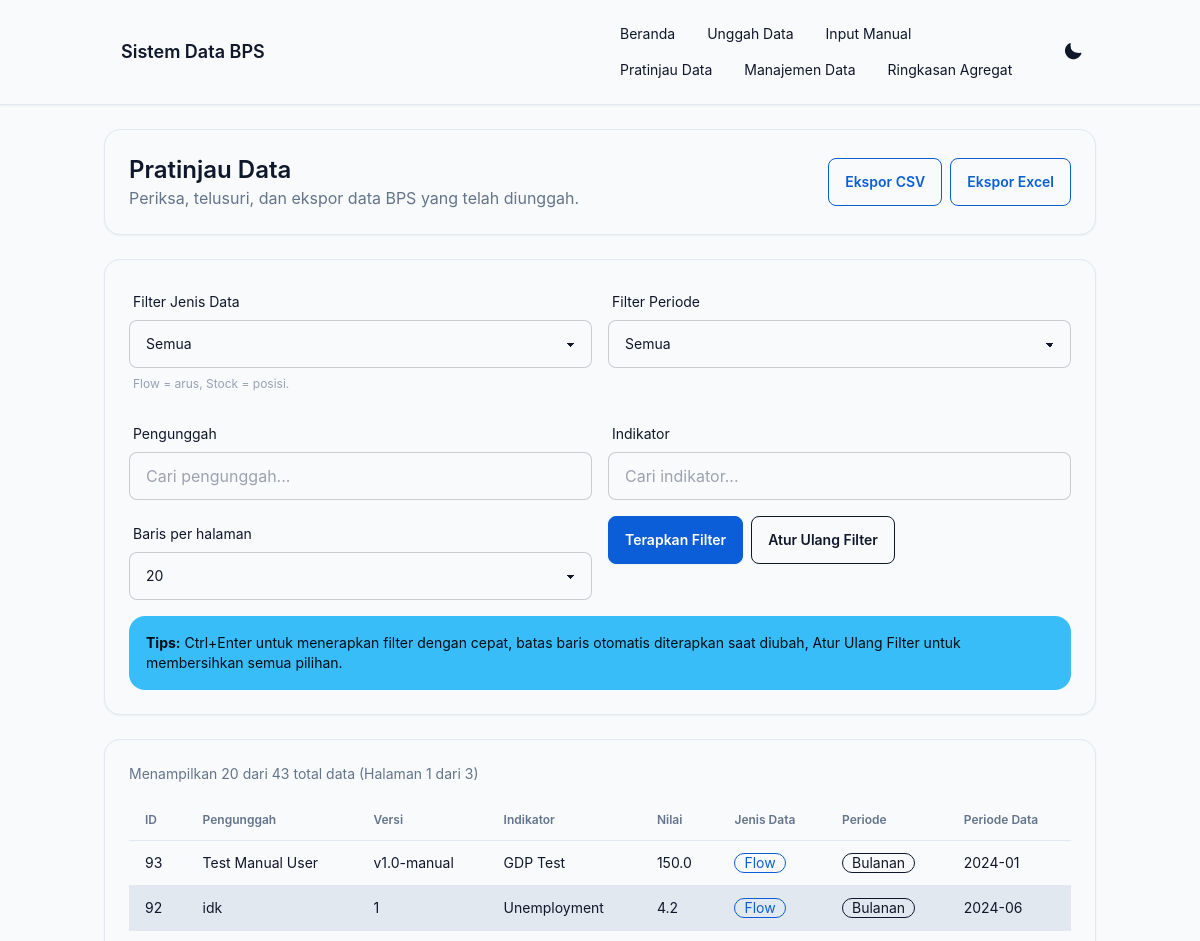
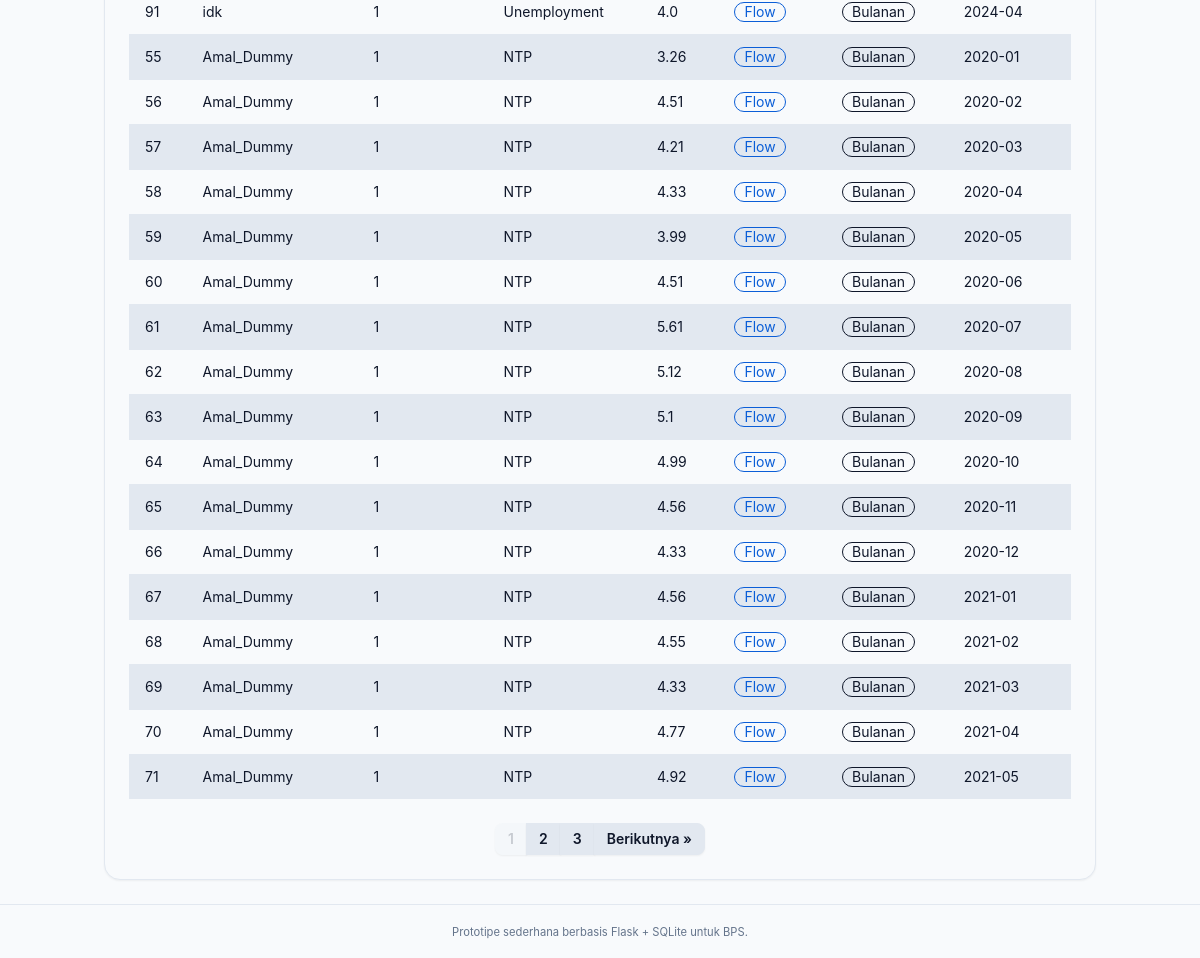
Screenshot of /preview-data with the database file from the repository (2 pictures, top to bottom).
### tables this page shows
CREATE TABLE data_entries (
                id INTEGER PRIMARY KEY AUTOINCREMENT,
                uploader_name TEXT NOT NULL,
                version TEXT NOT NULL,
                template_type TEXT,
                data_type TEXT,
                time_period TEXT,
                indicator_name TEXT NOT NULL,
                value REAL,
                unit TEXT,
                region_code TEXT,
                year INTEGER,
                month INTEGER,
                quarter INTEGER,
                created_at TEXT NOT NULL
            );

### app.py (the view)
@app.route("/preview-data", methods=["GET"])
def preview_data():
    data_type = request.args.get("data_type", "")
    time_period = request.args.get("time_period", "")
    uploader = request.args.get("uploader", "")
    indicator = request.args.get("indicator", "")
    page = int(request.args.get("page", 1))
    limit = int(request.args.get("limit", 20))  # Default 20 rows
    if limit not in [5, 10, 15, 20, 30, 50, 100]:
        limit = 20
    offset = (page - 1) * limit
    summary = fetch_aggregated_summary()
    entries = query_data_entries(
        data_type=data_type or None,
        time_period=time_period or None,
        uploader=uploader or None,
        indicator=indicator or None,
        limit=limit,
        offset=offset
    )
    total_entries = get_total_entries_count(
        data_type=data_type or None,
        time_period=time_period or None,
        uploader=uploader or None,
        indicator=indicator or None
    )
    total_pages = (total_entries + limit - 1) // limit  # Ceiling division
    filters = {
        "data_type": data_type,
        "time_period": time_period,
        "uploader": uploader,
        "indicator": indicator,
        "page": page,
        "limit": limit,
        "total_pages": total_pages,
        "total_entries": total_entries
    }
    filter_options = get_filter_options()
    return render_template(
        "preview.html", summary=summary, entries=entries, filters=filters, filter_options=filter_options
    )

### aggregator.py (called while the page is built)
def fetch_aggregated_summary() -> Dict:
    cached = load_cached_summary()
    if cached:
        return cached
    return refresh_aggregated_summary()

### models.py (called while the page is built)
def get_conn() -> sqlite3.Connection:
    conn = sqlite3.connect(DB_PATH, detect_types=sqlite3.PARSE_DECLTYPES)
    conn.row_factory = sqlite3.Row
    return conn

def load_cached_summary() -> Optional[Dict]:
    with closing(get_conn()) as conn:
        row = conn.execute(
            """
            SELECT summary_json FROM aggregated_summary
            ORDER BY datetime(updated_at) DESC
            LIMIT 1
            """
        ).fetchone()
        if not row:
            return None
        return json.loads(row["summary_json"])

def get_filter_options() -> Dict[str, List[str]]:
    with closing(get_conn()) as conn:
        uploaders = conn.execute(
            "SELECT DISTINCT uploader_name FROM data_entries ORDER BY uploader_name"
        ).fetchall()
        uploader_list = [row["uploader_name"] for row in uploaders]
        indicators = conn.execute(
            "SELECT DISTINCT indicator_name FROM data_entries ORDER BY indicator_name"
        ).fetchall()
        indicator_list = [row["indicator_name"] for row in indicators]
        return {
            "uploaders": uploader_list,
            "indicators": indicator_list
        }

### templates/preview.html (shortened to what this page needs)
{% extends "base_tailwind.html" %}
{% block content %}
<section class="bg-base-100 border border-base-200 rounded-2xl p-6 shadow-sm mb-6">
    <div class="flex flex-col gap-2 md:flex-row md:items-center md:justify-between">
        <div>
            <h2 class="text-2xl font-semibold">Pratinjau Data</h2>
            <p class="text-slate-500">Periksa, telusuri, dan ekspor data BPS yang telah diunggah.</p>
        </div>
        <div class="flex flex-wrap gap-2">
            <a href="{{ url_for('export_data', format='csv', data_type=filters.data_type or '', time_period=filters.time_period or '', uploader=filters.uploader or '', indicator=filters.indicator or '') }}"
               class="btn btn-outline btn-primary">Ekspor CSV</a>
            <a href="{{ url_for('export_data', format='excel', data_type=filters.data_type or '', time_period=filters.time_period or '', uploader=filters.uploader or '', indicator=filters.indicator or '') }}"
               class="btn btn-outline btn-primary">Ekspor Excel</a>
        </div>
    </div>
</section>
<section class="bg-base-100 border border-base-200 rounded-2xl p-6 shadow-sm mb-6">
    <form method="GET" class="grid gap-4 md:grid-cols-2 xl:grid-cols-4">
        <div class="form-control">
            <label for="data_type" class="label">
                <span class="label-text">Filter Jenis Data</span>
            </label>
            <select id="data_type" name="data_type" class="select select-bordered w-full">
                <option value="" {% if not filters.data_type %}selected{% endif %}>Semua</option>
            </select>
            <label class="label">
                <span class="label-text-alt text-slate-400">Flow = arus, Stock = posisi.</span>
            </label>
        </div>
        <div class="form-control">
            <label for="time_period" class="label">
                <span class="label-text">Filter Periode</span>
            </label>
            <select id="time_period" name="time_period" class="select select-bordered w-full">
                <option value="" {% if not filters.time_period %}selected{% endif %}>Semua</option>
            </select>
        </div>
        <div class="form-control">
            <label for="uploader" class="label">
                <span class="label-text">Pengunggah</span>
            </label>
            <input type="text" id="uploader" name="uploader" value="{{ filters.uploader }}"
                   class="input input-bordered w-full" placeholder="Cari pengunggah..." list="uploader-options">
        </div>
        <div class="form-control">
            <label for="indicator" class="label">
                <span class="label-text">Indikator</span>
            </label>
            <input type="text" id="indicator" name="indicator" value="{{ filters.indicator }}"
                   class="input input-bordered w-full" placeholder="Cari indikator..." list="indicator-options">
        </div>
        <div class="form-control">
            <label for="limit" class="label">
                <span class="label-text">Baris per halaman</span>
            </label>
            <select id="limit" name="limit" onchange="changeLimit(this.value)" class="select select-bordered w-full">
                <option value="20" {% if filters.limit == 20 %}selected{% endif %}>20</option>
            </select>
        </div>
        <div class="flex flex-wrap gap-2 xl:col-span-3">
            <button type="submit" class="btn btn-primary">Terapkan Filter</button>
            <a href="{{ url_for('preview_data') }}" class="btn btn-outline">Atur Ulang Filter</a>
        </div>
    </form>
    <div class="alert alert-info text-sm mt-4">
        <span><strong>Tips:</strong> Ctrl+Enter untuk menerapkan filter dengan cepat, batas baris otomatis diterapkan saat diubah, Atur Ulang Filter untuk membersihkan semua pilihan.</span>
    </div>
</section>
<section class="bg-base-100 border border-base-200 rounded-2xl p-6 shadow-sm">
    {% if entries %}
    <div class="flex flex-wrap justify-between items-center gap-2 mb-4 text-sm text-slate-500">
        <div>
            Menampilkan {{ entries|length }} dari {{ filters.total_entries }} total data
            (Halaman {{ filters.page }} dari {{ filters.total_pages }})
        </div>
    </div>
    <div class="overflow-x-auto">
        <table class="table table-zebra w-full">
            <thead>
                <tr class="text-slate-500">
                    <th>ID</th>
                    <th>Pengunggah</th>
                    <th>Versi</th>
                    <th>Indikator</th>
                    <th>Nilai</th>
                    <th>Jenis Data</th>
                    <th>Periode</th>
                    <th>Periode Data</th>
                </tr>
            </thead>
            <tbody>
                {% for row in entries %}
                <tr>
                    <td>{{ row.id }}</td>
                    <td>{{ row.uploader_name }}</td>
                    <td>{{ row.version }}</td>
                    <td>{{ row.indicator_name }}</td>
                    <td>{{ row.value }}</td>
                    <td>
                        {% if row.data_type == 'flow' %}
                            <span class="badge badge-primary badge-outline">Flow</span>
                        {% elif row.data_type == 'stock' %}
                            <span class="badge badge-accent badge-outline">Stock</span>
                        {% else %}
                            <span class="badge badge-outline">{{ row.data_type }}</span>
                        {% endif %}
                    </td>
                    <td>
                        {% if row.time_period == 'monthly' %}
                            <span class="badge badge-outline">Bulanan</span>
                        {% elif row.time_period == 'quarterly' %}
                            <span class="badge badge-outline">Triwulanan</span>
                        {% elif row.time_period == 'yearly' %}
                            <span class="badge badge-outline">Tahunan</span>
                        {% else %}
                            <span class="badge badge-outline">{{ row.time_period }}</span>
                        {% endif %}
                    </td>
                    <td>{{ row.tanggal_data }}</td>
                </tr>
                {% endfor %}
            </tbody>
        </table>
    </div>
    {% if filters.total_pages > 1 %}
    <nav aria-label="Paginasi pratinjau data" class="mt-6 flex justify-center">
        <div class="join flex-wrap">
            {% set start_page = [1, filters.page - 2]|max %}
            {% set end_page = [filters.total_pages, filters.page + 2]|min %}
            {% for page_num in range(start_page, end_page + 1) %}
            {% if page_num == filters.page %}
            <span class="join-item btn btn-sm btn-primary btn-disabled">{{ page_num }}</span>
            {% else %}
            <a class="join-item btn btn-sm" href="{{ url_for('preview_data', data_type=filters.data_type or '', time_period=filters.time_period or '', uploader=filters.uploader or '', indicator=filters.indicator or '', limit=filters.limit, page=page_num) }}">{{ page_num }}</a>
            {% endif %}
            {% endfor %}
            {% if filters.page < filters.total_pages %}
            <a class="join-item btn btn-sm" href="{{ url_for('preview_data', data_type=filters.data_type or '', time_period=filters.time_period or '', uploader=filters.uploader or '', indicator=filters.indicator or '', limit=filters.limit, page=filters.page+1) }}">Berikutnya &raquo;</a>
            {% endif %}
        </div>
    </nav>
    {% endif %}
    {% else %}
    <p class="text-slate-500">Tidak ada data untuk filter saat ini.</p>
    {% endif %}
</section>
{% endblock %}

### rows the page displays
data_entries: id "93", uploader_name "Test Manual User", version "v1.0-manual", indicator_name "GDP Test", value "150.0", data_type "Flow", time_period "Bulanan", tanggal_data "2024-01"
data_entries: id "92", uploader_name "idk", version "1", indicator_name "Unemployment", value "4.2", data_type "Flow", time_period "Bulanan", tanggal_data "2024-06"
data_entries: id "91", uploader_name "idk", version "1", indicator_name "Unemployment", value "4.0", data_type "Flow", time_period "Bulanan", tanggal_data "2024-04"
data_entries: id "55", uploader_name "Amal_Dummy", version "1", indicator_name "NTP", value "3.26", data_type "Flow", time_period "Bulanan", tanggal_data "2020-01"
data_entries: id "56", uploader_name "Amal_Dummy", version "1", indicator_name "NTP", value "4.51", data_type "Flow", time_period "Bulanan", tanggal_data "2020-02"
data_entries: id "57", uploader_name "Amal_Dummy", version "1", indicator_name "NTP", value "4.21", data_type "Flow", time_period "Bulanan", tanggal_data "2020-03"
data_entries: id "58", uploader_name "Amal_Dummy", version "1", indicator_name "NTP", value "4.33", data_type "Flow", time_period "Bulanan", tanggal_data "2020-04"
data_entries: id "59", uploader_name "Amal_Dummy", version "1", indicator_name "NTP", value "3.99", data_type "Flow", time_period "Bulanan", tanggal_data "2020-05"
data_entries: id "60", uploader_name "Amal_Dummy", version "1", indicator_name "NTP", value "4.51", data_type "Flow", time_period "Bulanan", tanggal_data "2020-06"
data_entries: id "61", uploader_name "Amal_Dummy", version "1", indicator_name "NTP", value "5.61", data_type "Flow", time_period "Bulanan", tanggal_data "2020-07"
data_entries: id "62", uploader_name "Amal_Dummy", version "1", indicator_name "NTP", value "5.12", data_type "Flow", time_period "Bulanan", tanggal_data "2020-08"
data_entries: id "63", uploader_name "Amal_Dummy", version "1", indicator_name "NTP", value "5.1", data_type "Flow", time_period "Bulanan", tanggal_data "2020-09"
data_entries: id "64", uploader_name "Amal_Dummy", version "1", indicator_name "NTP", value "4.99", data_type "Flow", time_period "Bulanan", tanggal_data "2020-10"
data_entries: id "65", uploader_name "Amal_Dummy", version "1", indicator_name "NTP", value "4.56", data_type "Flow", time_period "Bulanan", tanggal_data "2020-11"
data_entries: id "66", uploader_name "Amal_Dummy", version "1", indicator_name "NTP", value "4.33", data_type "Flow", time_period "Bulanan", tanggal_data "2020-12"
data_entries: id "67", uploader_name "Amal_Dummy", version "1", indicator_name "NTP", value "4.56", data_type "Flow", time_period "Bulanan", tanggal_data "2021-01"
data_entries: id "68", uploader_name "Amal_Dummy", version "1", indicator_name "NTP", value "4.55", data_type "Flow", time_period "Bulanan", tanggal_data "2021-02"
data_entries: id "69", uploader_name "Amal_Dummy", version "1", indicator_name "NTP", value "4.33", data_type "Flow", time_period "Bulanan", tanggal_data "2021-03"
data_entries: id "70", uploader_name "Amal_Dummy", version "1", indicator_name "NTP", value "4.77", data_type "Flow", time_period "Bulanan", tanggal_data "2021-04"
data_entries: id "71", uploader_name "Amal_Dummy", version "1", indicator_name "NTP", value "4.92", data_type "Flow", time_period "Bulanan", tanggal_data "2021-05"

### other values shown
{{ entries|length }} "20"
{{ filters.total_entries }} "43"
{{ filters.page }} "1"
{{ filters.total_pages }} "3"
{{ page_num }} "1"
{{ page_num }} "2" "3"
